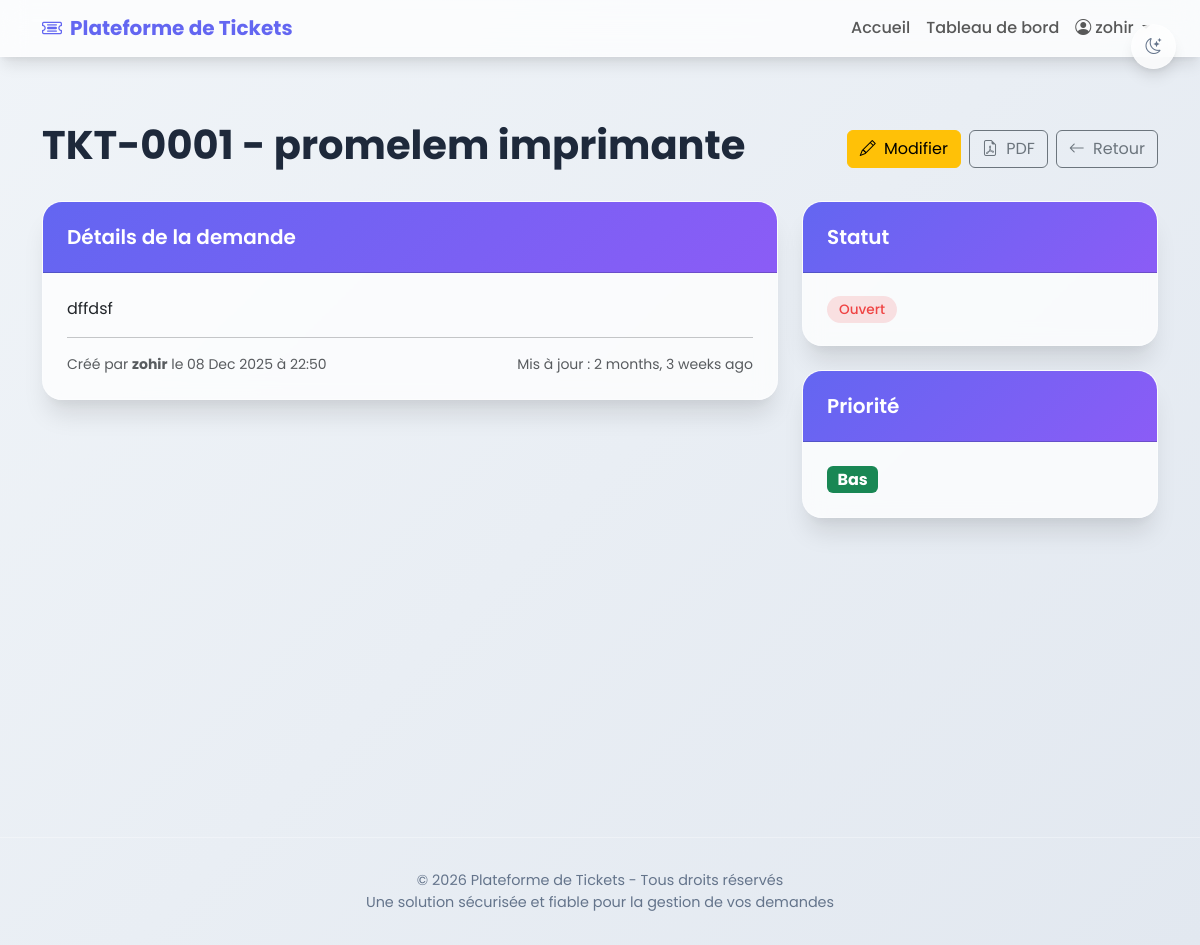
Before: /ticket/TKT-0001/ (signed in) with the older database file.
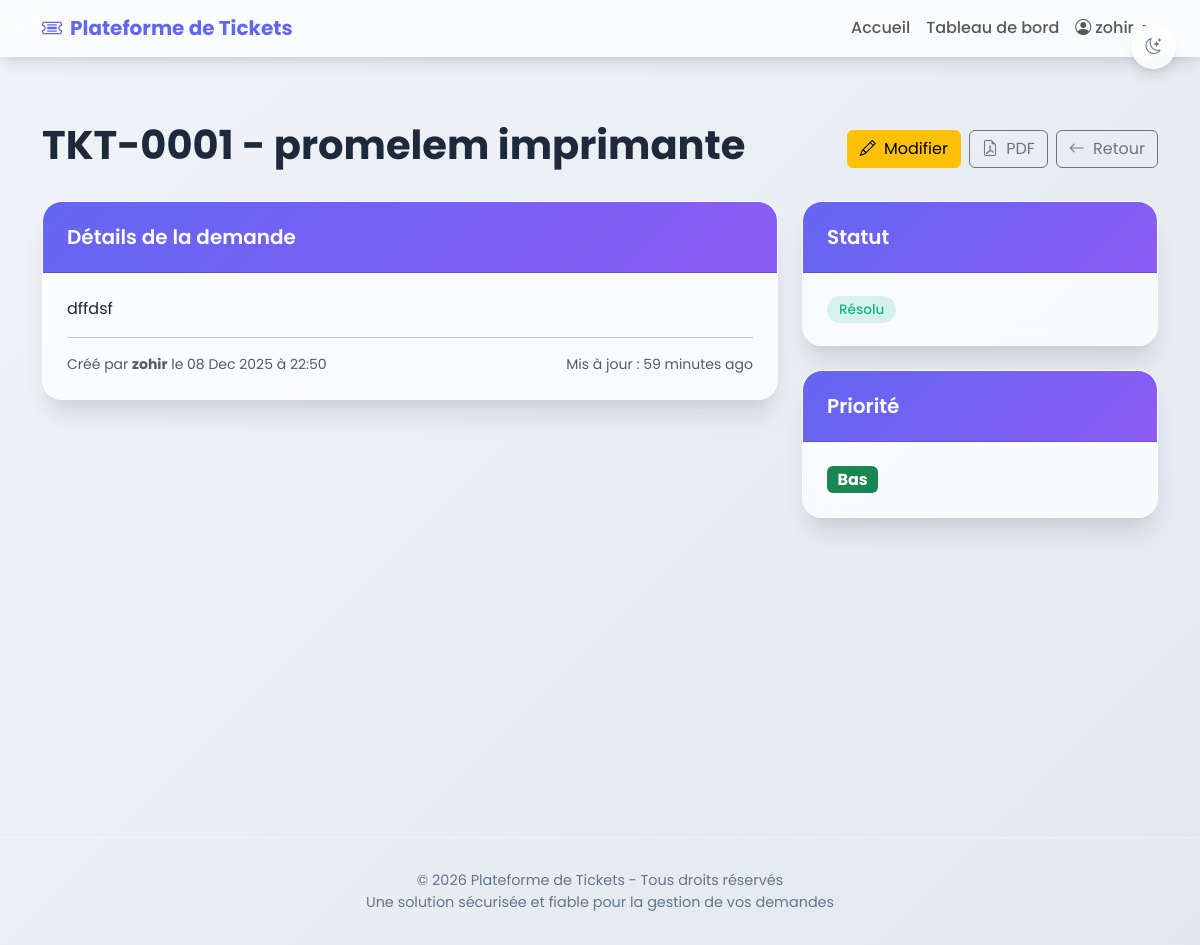
After: the same page with the newer database file.
### tickets/models.py (models this page shows, shortened)
class Ticket(models.Model):
    STATUS_CHOICES = [
        ('open', 'Ouvert'),
        ('in_progress', 'En cours'),
        ('resolved', 'Résolu'),
    ]
    PRIORITY_CHOICES = [
        ('low', 'Bas'),
        ('medium', 'Moyen'),
        ('high', 'Urgent'),
    ]
    id = models.CharField(max_length=12, primary_key=True, editable=False)
    title = models.CharField('Objet', max_length=200)
    description = models.TextField('Description')
    status = models.CharField('Statut', max_length=20, choices=STATUS_CHOICES, default='open')
    priority = models.CharField('Priorité', max_length=10, choices=PRIORITY_CHOICES, default='medium')
    created_by = models.ForeignKey(User, on_delete=models.CASCADE)
    created_at = models.DateTimeField(default=timezone.now)
    updated_at = models.DateTimeField(auto_now=True)
    class Meta:
        ordering = ['-updated_at']

### tickets/views.py (the view)
# urls.py: path('ticket/<str:ticket_id>/', views.ticket_detail, name='ticket_detail'),
@login_required
def ticket_detail(request, ticket_id):
    ticket = get_object_or_404(Ticket, id=ticket_id)
    if not request.user.is_staff and ticket.created_by != request.user:
        messages.error(request, "Accès refusé.")
        return redirect('dashboard')
    return render(request, 'tickets/ticket_detail.html', {
        'ticket': ticket,
        'is_admin': request.user.is_staff
    })

### templates/tickets/ticket_detail.html (shortened to what this page needs)
{% extends 'base.html' %}
{% block content %}
<div class="d-flex justify-content-between align-items-center mb-4">
    <h1 class="display-6 fw-bold">{{ ticket.id }} - {{ ticket.title }}</h1>
    <div class="d-flex gap-2">
        {% if is_admin %}
        <a href="{% url 'edit_ticket' ticket.id %}" class="btn btn-warning">
            <i class="bi bi-pencil me-1"></i> Modifier
        </a>
        {% endif %}
        <a href="{% url 'export_ticket_pdf' ticket.id %}" class="btn btn-outline-secondary" target="_blank">
            <i class="bi bi-file-earmark-pdf me-1"></i> PDF
        </a>
        <a href="{% url 'my_tickets' %}" class="btn btn-outline-secondary">
            <i class="bi bi-arrow-left me-1"></i> Retour
        </a>
    </div>
</div>
<div class="row g-4">
    <div class="col-md-8">
        <div class="card">
            <div class="card-header">Détails de la demande</div>
            <div class="card-body">
                <p>{{ ticket.description }}</p>
                <hr>
                <div class="d-flex align-items-center justify-content-between text-muted small">
                    <span>Créé par <strong>{{ ticket.created_by.username }}</strong> le {{ ticket.created_at|date:"d M Y à H:i" }}</span>
                    <span>Mis à jour : {{ ticket.updated_at|timesince }} ago</span>
                </div>
            </div>
        </div>
    </div>
    <div class="col-md-4">
        <div class="card mb-4">
            <div class="card-header">Statut</div>
            <div class="card-body">
                {% if ticket.status == 'open' %}
                    <span class="ticket-status status-open">Ouvert</span>
                {% elif ticket.status == 'in_progress' %}
                    <span class="ticket-status status-in-progress">En cours</span>
                {% else %}
                    <span class="ticket-status status-resolved">Résolu</span>
                {% endif %}
            </div>
        </div>
        <div class="card">
            <div class="card-header">Priorité</div>
            <div class="card-body">
                {% if ticket.priority == 'high' %}
                    <span class="badge bg-danger fs-6">Urgent</span>
                {% elif ticket.priority == 'medium' %}
                    <span class="badge bg-warning text-dark fs-6">Moyen</span>
                {% else %}
                    <span class="badge bg-success fs-6">Bas</span>
                {% endif %}
            </div>
        </div>
    </div>
</div>
{% endblock %}

### templates/base.html (shortened to what this page needs)
<!DOCTYPE html>
<html lang="fr">
<head>
    <link href="https://cdn.jsdelivr.net/npm/bootstrap@5.3.3/dist/css/bootstrap.min.css" rel="stylesheet">
    <link rel="stylesheet" href="https://cdn.jsdelivr.net/npm/bootstrap-icons@1.13.1/font/bootstrap-icons.min.css">
</head>
<body>
    <div class="theme-toggle" id="themeToggle">
        <i class="bi bi-moon-stars" id="themeIcon"></i>
    </div>
    <nav class="navbar navbar-expand-lg navbar-light">
        <div class="container">
            <a class="navbar-brand fw-bold" href="{% url 'home' %}" style="color: var(--primary);">
                <i class="bi bi-ticket-detailed me-2"></i>Plateforme de Tickets
            </a>
            <div class="collapse navbar-collapse" id="navbarNav">
                <ul class="navbar-nav ms-auto">
                    <li class="nav-item">
                        <a class="nav-link {% if request.path == '/' %}active{% endif %}" href="{% url 'home' %}">Accueil</a>
                    </li>
                    {% if user.is_authenticated %}
                    <li class="nav-item">
                        <a class="nav-link {% if request.path == '/dashboard/' %}active{% endif %}" href="{% url 'dashboard' %}">Tableau de bord</a>
                    </li>
                    <li class="nav-item dropdown">
                        <a class="nav-link dropdown-toggle" href="#" id="userMenu" data-bs-toggle="dropdown">
                            <i class="bi bi-person-circle me-1"></i>{{ user.username }}
                        </a>
                    </li>
                    {% endif %}
                </ul>
            </div>
        </div>
    </nav>
    <div class="container main-content">
        {% block content %}{% endblock %}
    </div>
    <footer>
        <div class="container">
            <p class="mb-0">&copy; {% now 'Y' %} Plateforme de Tickets - Tous droits réservés</p>
            <p class="mb-0">Une solution sécurisée et fiable pour la gestion de vos demandes</p>
        </div>
    </footer>
</body>
</html>

### templates/base.html (style rules this page uses)
:root { --primary: #6366f1; --primary-dark: #4f46e5; --secondary: #8b5cf6; --accent: #ec4899; --success: #10b981; --dark: #1e293b; --light: #f8fafc; --gray: #64748b; --border-radius: 20px; --transition: all 0.4s cubic-bezier(0.175, 0.885, 0.32, 1.275); --shadow-sm: 0 4px 6px -1px rgba(0, 0, 0, 0.1), 0 2px 4px -1px rgba(0, 0, 0, 0.06); --shadow-md: 0 10px 15px -3px rgba(0, 0, 0, 0.1), 0 4px 6px -2px rgba(0, 0, 0, 0.05); --shadow-lg: 0 20px 25px -5px rgba(0, 0, 0, 0.1), 0 10px 10px -5px rgba(0, 0, 0, 0.04); --glass-bg: rgba(255, 255, 255, 0.75); --glass-border: rgba(255, 255, 255, 0.3); --gradient-primary: linear-gradient(135deg, var(--primary), var(--secondary)); }
* { margin: 0; padding: 0; box-sizing: border-box; }
body { font-family: 'Poppins', system-ui, -apple-system, sans-serif; min-height: 100vh; color: var(--dark); transition: var(--transition); overflow-x: hidden; background: linear-gradient(135deg, #f0f4f8 0%, #e2e8f0 100%); }
.main-content { padding-top: 2rem; padding-bottom: 3rem; min-height: calc(100vh - 100px); }
.theme-toggle { position: fixed; top: 1.5rem; right: 1.5rem; z-index: 1000; width: 45px; height: 45px; border-radius: 50%; background: var(--glass-bg); backdrop-filter: blur(10px); border: 1px solid var(--glass-border); display: flex; align-items: center; justify-content: center; cursor: pointer; box-shadow: var(--shadow-md); transition: var(--transition); color: var(--gray); }
.card { border-radius: var(--border-radius); border: 1px solid var(--glass-border); box-shadow: var(--shadow-lg); overflow: hidden; margin-bottom: 1.5rem; transition: var(--transition); backdrop-filter: blur(10px); background: var(--glass-bg); }
.card-header { background: var(--gradient-primary); color: white; padding: 1.25rem 1.5rem; font-weight: 600; font-size: 1.25rem; }
.card-body { padding: 1.5rem; }
.navbar { background: var(--glass-bg); backdrop-filter: blur(12px); box-shadow: var(--shadow-md); border-bottom: 1px solid var(--glass-border); margin-bottom: 2rem; }
.nav-link { font-weight: 500; padding: 0.5rem 1rem; border-radius: 12px; transition: var(--transition); }
footer { text-align: center; padding: 2rem 0; color: var(--gray); font-size: 0.9rem; margin-top: 3rem; border-top: 1px solid var(--glass-border); }
.ticket-status { padding: 0.25rem 0.75rem; border-radius: 50px; font-size: 0.85rem; font-weight: 500; }
.status-resolved { background: rgba(16, 185, 129, 0.15); color: #10b981; }

Changed rows visible on the page:
changed Ticket "TKT-0001": updated_at "2 months, 3 weeks" → "59 minutes"; status "open" → "resolved" (drawn)
Other visible differences:
text no longer shown: "Ouvert"
text now shown: "Résolu"
